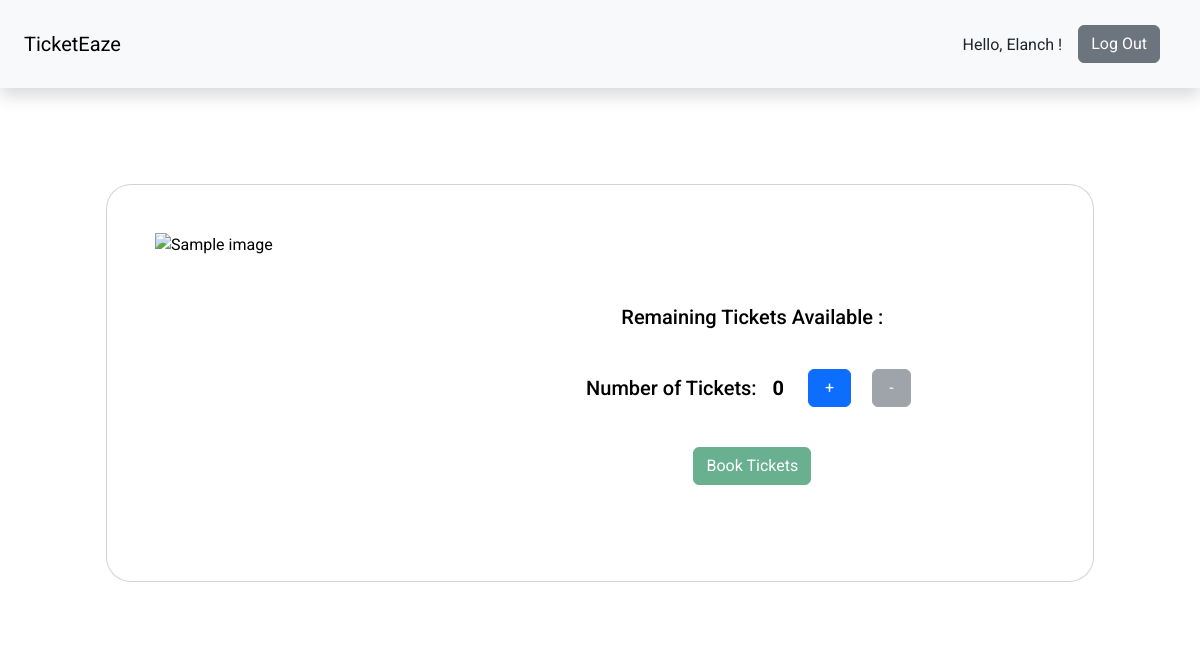
Page /event/booktickets/10 (signed in) on the earlier database version.
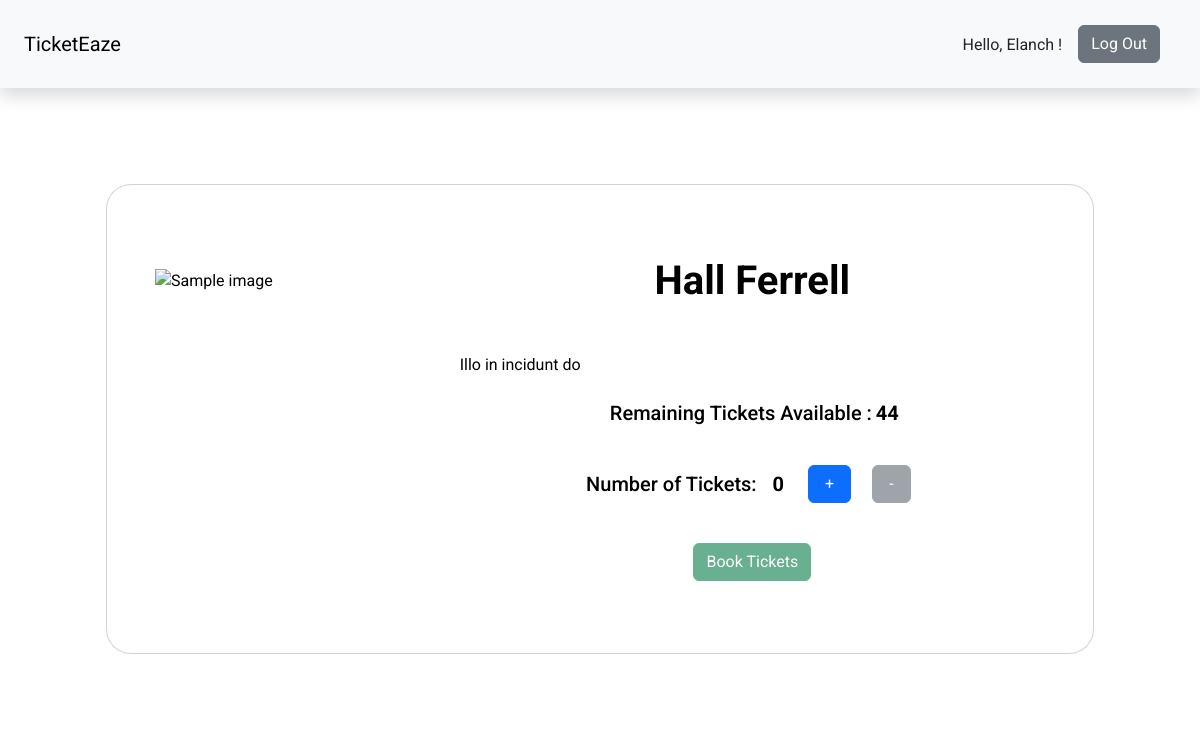
Same page on the later database version.
### models.py (models this page shows, shortened)
class show(db.Model):
   id = db.Column(db.Integer, primary_key = True)
   name = db.Column(db.String(100))
   description = db.Column(db.String(100))
   shortdescription = db.Column(db.String(20))
   location = db.Column(db.String(100))
   capacity = db.Column(db.Integer)
   tags = db.Column(db.String(200))
   price = db.Column(db.Float)
   rating = db.Column(db.Integer)
   currentcapacity = db.Column(db.Integer)
   showshosted = db.relationship('venue',secondary=showinvenue, backref='showshosted')

### app.py (the view, shortened to what this page needs)
@app.route("/event/booktickets/<int:event_id>",methods=['GET','POST'])
def ticket_booking(event_id):
   if not current_user.is_authenticated:
      return redirect("/login/user")
   event_details = db.session.query(show).filter_by(id=event_id).first()
   return render_template("Events/EventPage.html",event_details=event_details,title="Ticket Booking")

### app.py (called while the page is built)
@login_manager.user_loader
def load_user(user_id):
        if session['user_type']=='user':
          record = user.query.get(int(user_id))
        elif session['user_type']=='admin':
          record = admin.query.get(int(user_id))
        return record

@app.after_request
def after_request(response):
    response.headers["Cache-Control"] = "no-cache, no-store, must-revalidate"
    return response

### templates/Events/EventPage.html (shortened to what this page needs)
{% extends "./Layouts/layout.html" %}
{% block content %}
{% include "./Layouts/navBarAdmin.html" %}
{% block ticketBooking %}
      <section class="p-5 bg-white mt-5 " >
        <div class="container h-100">
          <div class="row d-flex justify-content-center align-items-center h-100">
            <div class="col-lg-12 col-xl-11">
              <div class="card text-black vh-50" style="border-radius: 25px;">
                <div class="card-body p-md-5">
                  <div class="row justify-content-center">
                    <div class="col-md-10 col-lg-6 col-xl-4 d-flex align-items-center order-1 order-lg-1 justify-content-center justify-content-lg-start">
                        <img src="/static/file_uploads/event/{{event_details.id}}.jpeg" style="height:300px; width:300px;" class="img-fluid" alt="Sample image">
                    </div>
                    <div class="col-md-10 col-lg-6 col-xl-8 order-2 order-lg-2 ">
                      <p class="text-center h1 fw-bold mb-5 mx-1 mx-md-4 mt-4">{{event_details.name}}</p>
                        <div class="d-flex flex-row align-items-center mb-4">
                          <div class="desc">{{event_details.description}}</div>
                        </div>
                        <div class="d-flex flex-row align-items-center mb-4 justify-content-center">
                          <span class=" h5 mx-1">Remaining Tickets Available : </span>
                          <span class=" h5" id="ticket-rem"><b id="ticket-remaining"> {{event_details.currentcapacity}} </b></span>
                        </div>
                        <div class="d-flex flex-row align-items-center justify-content-center mb-4">
                                <div class="tickets mx-2 h5">Number of Tickets: </div>
                                <div class="ticket-display mx-2 h5" ><b id="tickets_no">0</b></div>
                                <div class="ticket-count mx-2 h5">
                                  <button class="btn btn-primary btn-md px-3 mx-2 my-2" id="increment">+</button>
                                  <button class="btn btn-secondary btn-md px-3 mx-2 my-2 disabled" id="decrement">-</button>
                                </div>
                        </div>
                        <form name="eventpage" onsubmit="return getnooftickets()" action="/event/booktickets/{{event_details.id}}" method="post" >
                        <div class="d-flex justify-content-center mx-4 mb-3 mb-lg-4">
                          <button class="btn btn-md btn-success register-btn disabled" id="book-button">Book Tickets</button>
                        </div>
                        </form>
                    </div>
                  </div>
                </div>
              </div>
            </div>
          </div>
        </div>
      </section>
{% endblock ticketBooking %}
{% endblock content %}

Differences in the rows shown:
added show: name "Hall Ferrell", description "Illo in incidunt do", currentcapacity "44"
